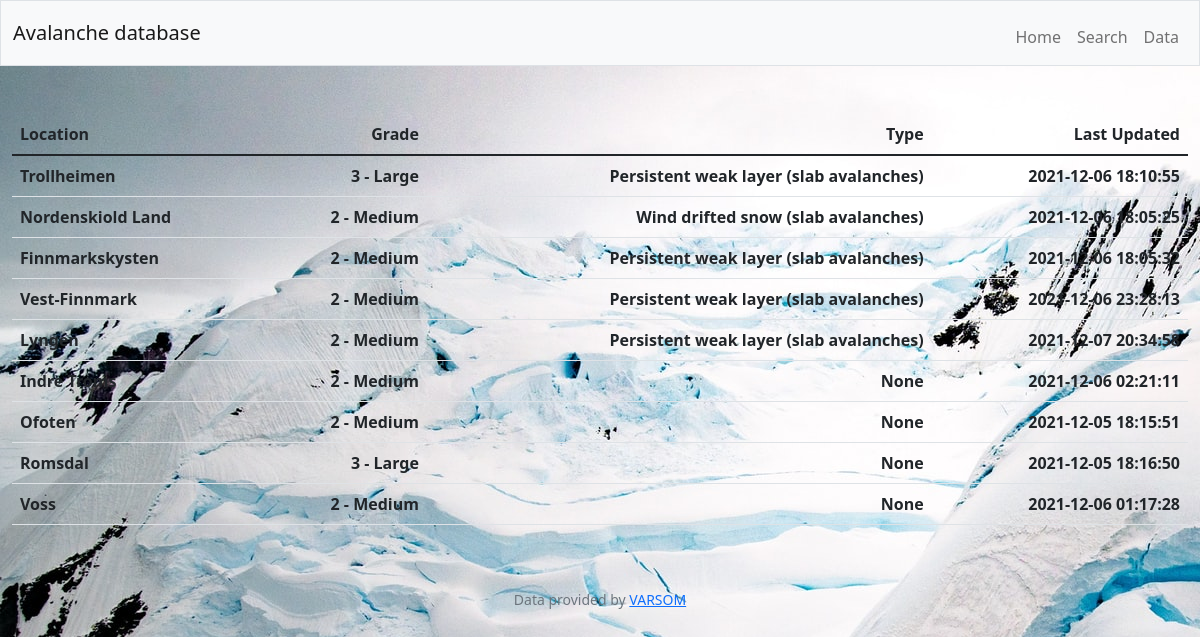
Page /data on the committed database.
### tables this page shows
CREATE TABLE 'Avalanche' ('id' INTEGER, 'location' TEXT,'grade' TEXT, 'direction' TEXT, 'website' TEXT, 'time'  DATETIME DEFAULT CURRENT_TIMESTAMP  , 'type' TEXT);

### app.py (the view)
@app.route("/data")
def table():
    history = db.execute("SELECT location, grade, type, time FROM avalanche")
    return render_template("table.html", history=history)

### templates/table.html (shortened to what this page needs)
{% extends "layout.html" %}
{% block main %}
<table class="table tablestriped">
<thead>
    <tr>
        <th class="text-start">Location</th>
        <th class="text-end">Grade</th>
        <th class="text-end">Type</th>
        <th class="text-end">Last Updated</th>
    </tr>
</thead>
                <tbody>
                {%for row in history %}
                <tr>
                <td style="font-weight:bold" class="text-start">{{row.location}}</td>
                <td style="font-weight:bold" class="text-end">{{row.grade}}</td>
                <td style="font-weight:bold" class="text-end">{{row.type}}</td>
                <td style="font-weight:bold" class="text-end">{{row.time}}</td>
                </tr>
                {%endfor%}
            </tbody>
        </table>
{% endblock %}

### templates/layout.html (shortened to what this page needs)
<!DOCTYPE html>
<html lang="en">
    <head>
        <link href="https://cdn.jsdelivr.net/npm/bootstrap@5.1.3/dist/css/bootstrap.min.css" rel="stylesheet">
        <link href="/static/styles.css" rel="stylesheet">
    </head>
    <body>
        <nav class="bg-light border navbar navbar-expand-md navbar-light">
            <div class="container-fluid">
                <a class="navbar-brand" href="/"><span class="blue">Avalanche </span><span class="red">database</span></a>
                <div class="collapse navbar-collapse" id="navbar">
                        <ul class="navbar-nav ms-auto mt-2">
                            <li class="nav-item"><a class="nav-link" href="/">Home</a></li>
                            <li class="nav-item"><a class="nav-link" href="/search">Search</a></li>
                            <li class="nav-item"><a class="nav-link" href="/data">Data</a></li>
                        </ul>
                </div>
            </div>
        </nav>
        <main class="container-fluid py-5 text-center">
            {% block main %}{% endblock %}
        </main>
        <footer class="mb-5 small text-center text-muted">
            Data provided by <a href="https://www.varsom.no/en/">VARSOM</a>
        </footer>
    </body>
</html>

### static/styles.css (style rules this page uses)
body { background-color: green; background-image: url("background2.jpg"); }
td { font-weight: bold; }

### rows in the picture
Avalanche: location "Trollheimen", grade "3 - Large", type "Persistent weak layer (slab avalanches)", time "2021-12-06 18:10:55"
Avalanche: location "Nordenskiold Land", grade "2 - Medium", type "Wind drifted snow (slab avalanches)", time "2021-12-06 18:05:25"
Avalanche: location "Finnmarkskysten", grade "2 - Medium", type "Persistent weak layer (slab avalanches)", time "2021-12-06 18:05:32"
Avalanche: location "Vest-Finnmark", grade "2 - Medium", type "Persistent weak layer (slab avalanches)", time "2021-12-06 23:28:13"
Avalanche: location "Lyngen", grade "2 - Medium", type "Persistent weak layer (slab avalanches)", time "2021-12-07 20:34:58"
Avalanche: location "Indre Troms", grade "2 - Medium", type "None", time "2021-12-06 02:21:11"
Avalanche: location "Ofoten", grade "2 - Medium", type "None", time "2021-12-05 18:15:51"
Avalanche: location "Romsdal", grade "3 - Large", type "None", time "2021-12-05 18:16:50"
Avalanche: location "Voss", grade "2 - Medium", type "None", time "2021-12-06 01:17:28"
